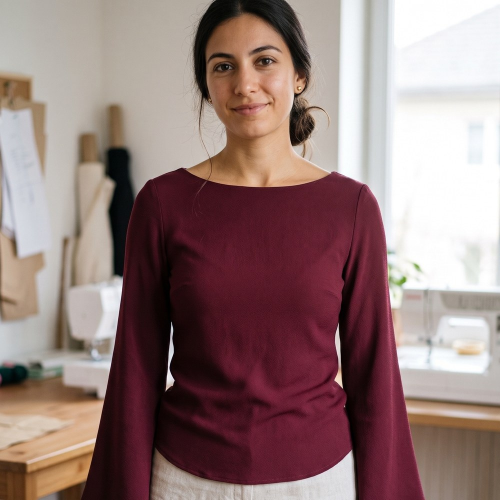
#> input picture SC1043/bell-sleeve-top-free-sewing-pattern-photo.jpg, 1000 x 1000 px (shown at 1/2 size)
$ python recolor_tutorial_forest.py ../../SC1043/bell-sleeve-top-free-sewing-pattern-photo.jpg ../../SC1043/bell-sleeve-top-free-sewing-pattern-front-view.jpg
#> lines starting #> are read from the running program, lines starting #| are printed output that depends on the picture; after the words box and inside, x2 and y2 are one past the last pixel; in counts of white or black regions, pixels touching at a corner belong together
import sys, numpy as np
from PIL import Image
SRC = np.array([(247,240,233),(255,255,255),(30,27,25),(181,83,60),(192,132,151),(44,62,80),(230,221,214),(244,241,238),(233,214,222),(250,226,150)], float)
DST = np.array([(238,244,239),(255,255,255),(31,59,51),(47,107,87),(122,166,138),(31,59,51),(213,227,216),(241,246,242),(214,232,220),(207,227,212)], float)
def recolor(img):
    a = np.array(img.convert('RGB'), float); H, W, _ = a.shape
#> after `H, W, _ = a.shape`: H = 1000; W = 1000
    p = a.reshape(-1, 3)
    d = ((p[:, None, :] - SRC[None]) ** 2).sum(-1)
    o = np.argsort(d, 1)[:, :2]; i, j = o[:, 0], o[:, 1]
#> after `o = np.argsort(d, 1)[:, :2]`: o = 1000000 pairs, first value 0 to 9, second value 0 to 9
    A, B, A2, B2 = SRC[i], SRC[j], DST[i], DST[j]
    AB = B - A
    t = np.clip(((p - A) * AB).sum(1) / np.maximum((AB ** 2).sum(1), 1e-6), 0, 1)[:, None]
    q = A + t * AB; r = p - q
    out = np.clip(A2 + t * (B2 - A2) + r, 0, 255).reshape(H, W, 3)
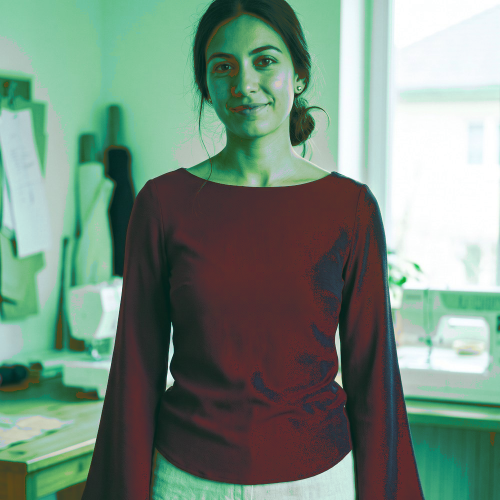
#> out: shape (1000, 1000, 3) float64 (shown at 1/2 size); mean of channels 0, 1, 2 118.3, 141.4, 126.4; drawn as R, G, B
    # keep the brand logo untouched (terracotta icon in the bottom bar)
    bar = a[520:]
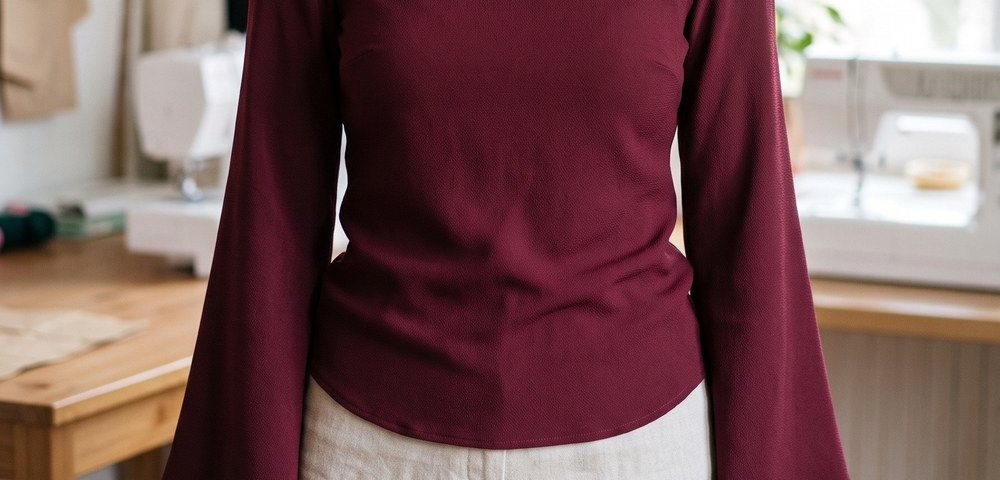
#> bar: shape (480, 1000, 3) float64; mean R, G, B 119.5, 85.3, 85.8
    terra = (np.abs(bar - SRC[3]).sum(-1) < 90) | ((bar[..., 0] > 200) & (bar[..., 2] < 230) & (bar[..., 0] - bar[..., 2] > 15))
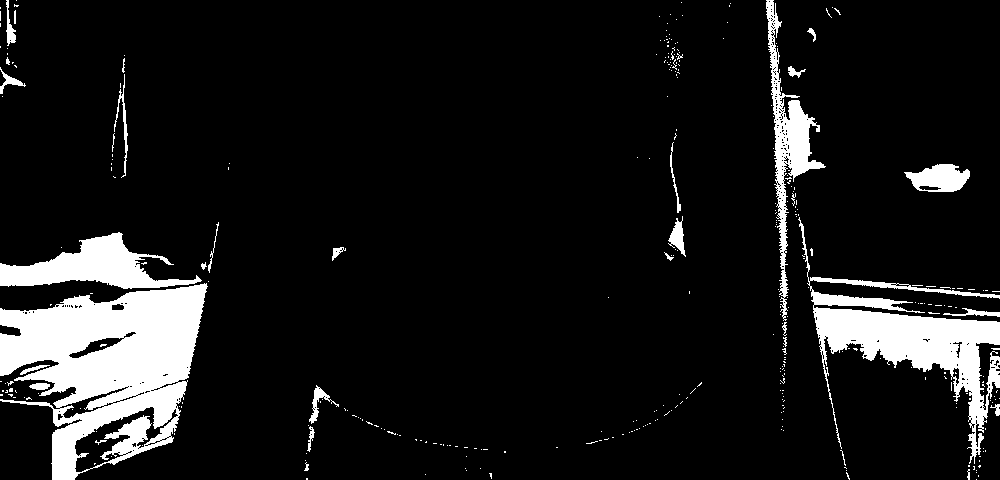
#> terra: shape (480, 1000) bool; 10% white; 347 white regions (314 under 20 px), largest, box (x1, y1, x2, y2) and area: (0, 283, 208, 480) 22755, (798, 217, 1000, 464) 11542, (0, 232, 202, 289) 5077
    ys, xs = np.nonzero(terra[:, :W // 2 + 100])
    if len(xs):
        x0, x1, y0, y1 = xs.min() - 1, xs.max() + 2, ys.min() + 520 - 1, ys.max() + 520 + 2
#> x0 = -1; x1 = 601; y0 = 519; y1 = 1001
        box = a[y0:y1, x0:x1]
#> box = empty array
        ink = np.abs(box - SRC[2]).sum(-1) < 40
#> ink = empty array
        sub = out[y0:y1, x0:x1]
#> sub = empty array
        sub[~ink] = box[~ink]
        out[y0:y1, x0:x1] = sub
    return Image.fromarray(out.astype(np.uint8))
if __name__ == '__main__':
    recolor(Image.open(sys.argv[1])).save(sys.argv[2], quality=93)
